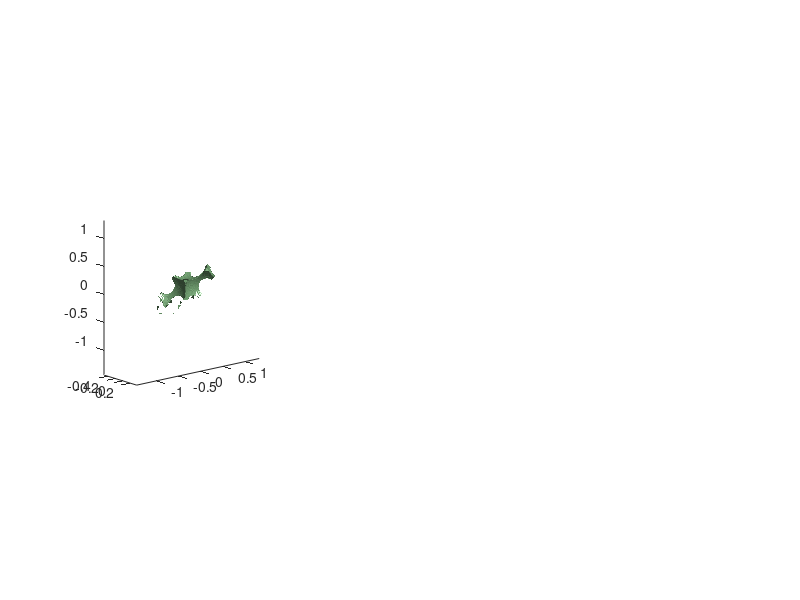

Write the MATLAB code that produced this figure. (Note: this script raises an error after producing the figure.)
% pwem3d_fcc.m

% INITIALIZE MATLAB
close all;
clc;
clear all;

% UNITS
degrees = pi/180;

% OPEN FIGURE WINDOW
fig = figure('Color', 'w', 'Units', 'normalized', 'OuterPosition', [0 0.05 1 0.95]);
set(fig, 'Name', 'PWEM-3D');
set(fig, 'NumberTitle', 'off');

% SHOW SINGLE OR LATTICE
single_cell = 1;

%%%%%%%%%%%%%%%%%%%%%%%%%%%%%%%%%%%%%%%%%%%%%%%%%%%%%%%%%%%%%%%%%%%%%%%%%%%
%% DASHBOARD
%%%%%%%%%%%%%%%%%%%%%%%%%%%%%%%%%%%%%%%%%%%%%%%%%%%%%%%%%%%%%%%%%%%%%%%%%%%

% FCC PARAMETERS
a  = 1;
rs = 0.38*a;
nL = 1.0;
nH = 3.0;

% PWEM PARAMETERS
N1 = 128;
N2 = N1;
N3 = N2;

% NUMBER OF SPATIAL HARMONICS
NP = 3;
NQ = NP;
NR = NP;

NSOL = 50;

% BAND DIAGRAM PARAMETERS
NBETA  = 50;
wn_max = 2;

%%%%%%%%%%%%%%%%%%%%%%%%%%%%%%%%%%%%%%%%%%%%%%%%%%%%%%%%%%%%%%%%%%%%%%%%%%%
%% CALCULATE PATH AROUND THE IBZ
%%%%%%%%%%%%%%%%%%%%%%%%%%%%%%%%%%%%%%%%%%%%%%%%%%%%%%%%%%%%%%%%%%%%%%%%%%%

% DIRECT LATTICE VECTORS
t1 = a*[0;0.5;0.5];
t2 = a*[0.5;0;0.5];
t3 = a*[0.5;0.5;0];

% RECIPROCAL LATTICE VECTORS
T1 = (2*pi/a)*[-1 ;  1 ;  1];
T2 = (2*pi/a)*[ 1 ; -1 ;  1];
T3 = (2*pi/a)*[ 1 ;  1 ; -1];

% CALCULATE KEY POINTS OF SYMMETRY
PG = [0 ; 0 ; 0];
PX = 0.5*T2 + 0.5*T3;
PL = 0.5*T1 + 0.5*T2 + 0.5*T3;
PK = (3/8)*T1 + (3/8)*T2 + (3/4)*T3;
PU = (1/4)*T1 + (5/8)*T2 + (5/8)*T3;
PW = (1/4)*T1 + (1/2)*T2 + (3/4)*T3;

% DEFINE PATH AROUND IBZ
KP = [ PU PX PG PL PK PW PU ];
KL = {'U' 'X' '\Gamma' 'L' 'K' 'W' 'U'};

% CALCULATE BETA AXIS RESOLUTION
L = 0;
NKP = length(KP(1,:));
for nkp = 1 : NKP-1
    L = L + norm(KP (:, nkp+1) - KP(:, nkp));
end
res = L/NBETA;

% BUILD BETA LIST
BETA = KP(:,1);
KT   = 1;

for nkp = 1 : NKP-1
    % Get End Points
    kp1 = KP(:, nkp);
    kp2 = KP(:, nkp+1);
    % Calculate Number of Points
    L = norm(kp2 - kp1);
    NB = round(L/res);
    % Calculate Beta Points From kp1 to kp2
    bx = kp1(1) + (kp2(1) - kp1(1))*[1:NB]/NB;
    by = kp1(2) + (kp2(2) - kp1(2))*[1:NB]/NB;
    bz = kp1(3) + (kp2(3) - kp1(3))*[1:NB]/NB;
    % Append Points to BETA
    BETA = [ BETA,  [bx;by;bz] ];
    KT(nkp+1) = length(BETA(1,:));
end
NBETA = length(BETA(1,:));

% CHECK PATH AROUND IBZ
% line(BETA(1, :), BETA(2,:), BETA(3,:), 'LineWidth', 1);
% axis equal tight;
% view(110,20);

%%%%%%%%%%%%%%%%%%%%%%%%%%%%%%%%%%%%%%%%%%%%%%%%%%%%%%%%%%%%%%%%%%%%%%%%%%%
%% BUILD UNIT CELL AND CONVOLUTION MATRIX
%%%%%%%%%%%%%%%%%%%%%%%%%%%%%%%%%%%%%%%%%%%%%%%%%%%%%%%%%%%%%%%%%%%%%%%%%%%

% BUILD OBLIQUE MESHGRID
p = linspace(-0.5, + 0.5, N1);
q = linspace(-0.5, + 0.5, N2);
r = linspace(-0.5, + 0.5, N3);

[Q, P, R] = meshgrid(q,p,r);
XO = P*t1(1) + Q*t2(1) + R*t3(1);
YO = P*t1(2) + Q*t2(2) + R*t3(2);
ZO = P*t1(3) + Q*t2(3) + R*t3(3);

% BUILD UNIT CELL
ER = zeros(N1, N2, N3);

d  = -0.5*t1 - 0.5*t2 - 0.5*t3;
ER = ER | (XO + d(1)).^2 + (YO + d(2)).^2 + (ZO + d(3)).^2 <= rs^2;
d  = -0.5*t1 - 0.5*t2 + 0.5*t3;
ER = ER | (XO + d(1)).^2 + (YO + d(2)).^2 + (ZO + d(3)).^2 <= rs^2;

d  = -0.5*t1 + 0.5*t2 - 0.5*t3;
ER = ER | (XO + d(1)).^2 + (YO + d(2)).^2 + (ZO + d(3)).^2 <= rs^2;
d  = -0.5*t1 + 0.5*t2 + 0.5*t3;
ER = ER | (XO + d(1)).^2 + (YO + d(2)).^2 + (ZO + d(3)).^2 <= rs^2;

d  = +0.5*t1 - 0.5*t2 - 0.5*t3;
ER = ER | (XO + d(1)).^2 + (YO + d(2)).^2 + (ZO + d(3)).^2 <= rs^2;
d  = +0.5*t1 - 0.5*t2 + 0.5*t3;
ER = ER | (XO + d(1)).^2 + (YO + d(2)).^2 + (ZO + d(3)).^2 <= rs^2;

d  = +0.5*t1 + 0.5*t2 - 0.5*t3;
ER = ER | (XO + d(1)).^2 + (YO + d(2)).^2 + (ZO + d(3)).^2 <= rs^2;
d  = +0.5*t1 + 0.5*t2 + 0.5*t3;
ER = ER | (XO + d(1)).^2 + (YO + d(2)).^2 + (ZO + d(3)).^2 <= rs^2;

ER = 1 - ER;

% SHOW UNIT CELL

clf;
subplot(1,3,1);
ERS = smooth3(ER);
[F1, V1] = isosurface(XO, YO, ZO, ERS, 0.5);
[F2, V2] = isocaps(XO, YO, ZO, ERS, 0.5);
if single_cell
    h = patch('Faces' , F1, 'Vertices',  V1);
    set(h, 'FaceColor', [0.5 0.7 0.5], 'LineStyle', 'none');
    h = patch('Faces' , F2, 'Vertices',  V2);
    set(h, 'FaceColor', [0.5 0.7 0.5], 'LineStyle', 'none');
else
    for n3 = -0.5 : 0.5
        for n2 = -0.5 : 0.5
            for n1 = -0.5 : 0.5
                v = V1;
                v(:,1) = v(:,1) + n1*t1(1) + n2*t2(1) + n3*t3(1);
                v(:,2) = v(:,2) + n1*t1(2) + n2*t2(2) + n3*t3(2);
                v(:,3) = v(:,3) + n1*t1(3) + n2*t2(3) + n3*t3(3);
                h = patch('Faces' , F1, 'Vertices',  v);
                set(h, 'FaceColor', [0.5 0.7 0.5], 'LineStyle', 'none');
                
                v = V2;
                v(:,1) = v(:,1) + n1*t1(1) + n2*t2(1) + n3*t3(1);
                v(:,2) = v(:,2) + n1*t1(2) + n2*t2(2) + n3*t3(2);
                v(:,3) = v(:,3) + n1*t1(3) + n2*t2(3) + n3*t3(3);
                h = patch('Faces' , F2, 'Vertices',  v);
                set(h, 'FaceColor', [0.5 0.7 0.5], 'LineStyle', 'none');
            end
        end
    end
end

axis equal tight;
view(50, 15);
camlight;
lighting phong;
title('UNIT CELL');

% CONVERT ER TO REAL MATERIALS
ER = nL^2 + (nH^2 - nL^2)*ER;

% BUILD THE CONVOLUTION MATRIX
ERC = convmat(ER, NP, NQ, NR);

%%%%%%%%%%%%%%%%%%%%%%%%%%%%%%%%%%%%%%%%%%%%%%%%%%%%%%%%%%%%%%%%%%%%%%%%%%%
%% CALCULATE THE PHOTONIC BANDS
%%%%%%%%%%%%%%%%%%%%%%%%%%%%%%%%%%%%%%%%%%%%%%%%%%%%%%%%%%%%%%%%%%%%%%%%%%%

% INITIALIZE DATA RECORDS
NH = NP*NQ*NR;
WN = zeros(NSOL, NBETA);

% FOURIER COEFFICIENTS MESHGRID
p = [-floor(NP/2): +floor(NP/2)];
q = [-floor(NQ/2): +floor(NQ/2)];
r = [-floor(NR/2): +floor(NR/2)];

[Q, P, R] = meshgrid(q, p, r);

%
% MAIN LOOP -- ITERATE OVER BLOCH WAVE VECTOR
%

for nb = 1 : NBETA
    % Calcualte Wave Vector Expansion
    Kx = BETA(1, nb) - P*T1(1) - Q*T2(1) - R*T3(1);
    Ky = BETA(2, nb) - P*T1(2) - Q*T2(2) - R*T3(2);
    Kz = BETA(3, nb) - P*T1(3) - Q*T2(3) - R*T3(3);
    K  = sqrt(abs(Kx).^2 + abs(Ky).^2 + abs(Kz).^2);
    
    % Calculate Perpendicular Polarization Vectors
    p1x = speye(NH, NH);      p2x = speye(NH, NH);
    p1y = speye(NH, NH);      p2y = speye(NH, NH);
    p1z = speye(NH, NH);      p2z = speye(NH, NH);
    for m = 1 : NH
        k = [Kx(m) ; Ky(m) ; Kz(m)];
        if norm(k) < 1e-10
            p1 = [1;0;0];
            p2 = [0;1;0];
        else
            v = [4*k(2) ; 2*k(3) ; 3*k(1)];
            p1 = cross(k,v);
            p1 = p1/norm(p1);
            p2 = cross(k, p1);
            p2 = p2/norm(p2);
        end
        p1x(m,m) = p1(1);
        p1y(m,m) = p1(2);
        p1z(m,m) = p1(3);
        
        p2x(m,m) = p2(1);
        p2y(m,m) = p2(2);
        p2z(m,m) = p2(3);
    end
    
    % Build Eigen-Value Problem
    K = diag(sparse(K(:)));
    A11 = +K*p2x/ERC*K*p2x + K*p2y/ERC*K*p2y + K*p2z/ERC*K*p2z;
    A12 = -K*p2x/ERC*K*p1x - K*p2y/ERC*K*p1y - K*p2z/ERC*K*p1z;
    A21 = -K*p1x/ERC*K*p2x - K*p1y/ERC*K*p2y - K*p1z/ERC*K*p2z;
    A22 = +K*p1x/ERC*K*p1x + K*p1y/ERC*K*p1y + K*p1z/ERC*K*p1z;
    
    A   = [ A11 A12 ; A21 A22 ];
    
    % Solve Eigen-Value Problem
    k02 = sort(eig(A));
    WN(:,nb) = (a/2/pi)*real(sqrt(k02(1: NSOL)));
    
    % Draw Bands
    subplot(1,3, [2 3]);
    plot([1:nb], WN(:, 1 : nb)', 'Color', 'b');
    axis tight;
    xlim([1 NBETA]);
    ylim([0 wn_max]);
    
    drawnow;
end

%%%%%%%%%%%%%%%%%%%%%%%%%%%%%%%%%%%%%%%%%%%%%%%%%%%%%%%%%%%%%%%%%%%%%%%%%%%
%% DRAW A PROFESSIONAL BAND DIAGRAM
%%%%%%%%%%%%%%%%%%%%%%%%%%%%%%%%%%%%%%%%%%%%%%%%%%%%%%%%%%%%%%%%%%%%%%%%%%%

% PREPARE AXES

cla;
hold on;

% DRAW VERTICAL LINES
for m = 1 : length(KT)
    x = KT(m) * [1 1];
    y = [0 wn_max];
    line(x,y, 'LineStyle', '--', 'Color', 'k');
end

% DRAW BANDS
plot([1:NBETA], WN , 'b', 'LineWidth', 1);

% BETA AXIS
set(gca, 'XTick', KT, 'XTickLabel', KL);
xlabel('Block Wave Vector $\vec{\beta}$', 'Interpreter', 'LaTeX');

% WN AXIS
ylabel('Normalized Frequency $\omega_n = a/\lambda_0$', 'Interpreter', 'LaTeX');
YT = [0:0.2:wn_max];
YL = {'0'};
for m = 2 : length(YT)
    YL{m} = num2str(YT(m), '%3.1f' );
end
set(gca, 'YTick', YT, 'YTickLabel', YL);


% SET GRAPHICS VIEW
hold off;
axis tight;
ylim([0 wn_max]);
title('PHOTONIC BAND DIAGRAM');
